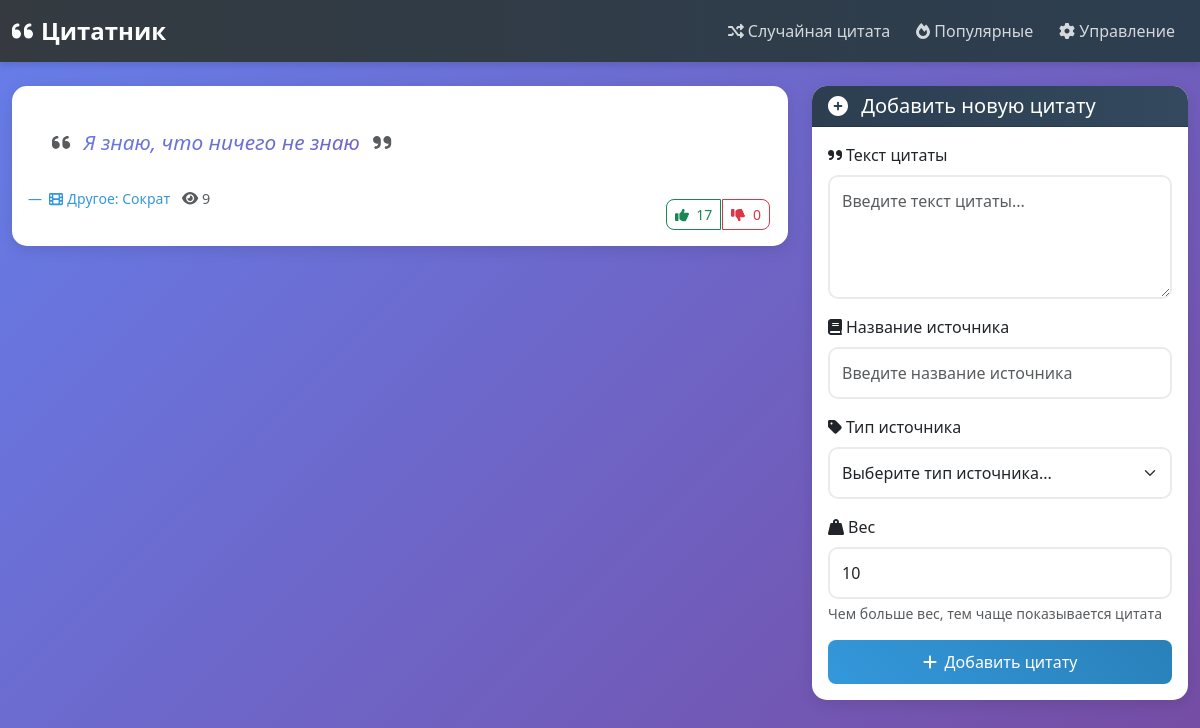
The page /quote/ on the database its author committed.
### quotes/models.py (models this page shows, shortened)
class Quote(models.Model):
    text = models.TextField(verbose_name="Текст цитаты")
    source = models.ForeignKey(Source, on_delete=models.CASCADE, related_name='quotes', verbose_name="Источник",
                               null=False, blank=False)
    weight = models.PositiveIntegerField(default=1, verbose_name="Вес")
    views_count = models.PositiveIntegerField(default=0, verbose_name="Количество просмотров")
    likes = models.PositiveIntegerField(default=0, verbose_name="Лайки")
    dislikes = models.PositiveIntegerField(default=0, verbose_name="Дизлайки")
    created_at = models.DateTimeField(auto_now_add=True)
    class Meta:
        verbose_name = "Цитата"
        verbose_name_plural = "Цитаты"
        unique_together = ['text', 'source']
    def increment_views(self):
        Quote.objects.filter(id=self.id).update(views_count=F('views_count') + 1)
        self.refresh_from_db()

class Source(models.Model):
    SOURCE_TYPES = [
        ('movie', 'Фильм'),
        ('book', 'Книга'),
        ('song', 'Песня'),
        ('other', 'Другое'),
    ]
    name = models.CharField(max_length=200, verbose_name="Название")
    type = models.CharField(max_length=20, choices=SOURCE_TYPES, verbose_name="Тип")
    created_at = models.DateTimeField(auto_now_add=True)
    class Meta:
        unique_together = ['name', 'type']
        verbose_name = "Источник"
        verbose_name_plural = "Источники"
    def __str__(self):
        return f"{self.get_type_display()}: {self.name}"

### quotes/views.py (the view)
# urls.py: path('', views.random_quote_view, name='random_quote'),
def random_quote_view(request):
    last_viewed_quote_id = request.COOKIES.get('last_viewed_quote_id')
    quote = get_random_quote()
    if quote and quote.id != last_viewed_quote_id:
        quote.increment_views()
        request.session['last_viewed_quote_id'] = quote.id
    if request.method == 'POST':
        form = QuoteForm(request.POST)
        if form.is_valid():
            try:
                form.save()
                messages.success(request, 'Цитата успешно добавлена!')
                return redirect('random_quote')
            except Exception as e:
                messages.error(request, f'Ошибка при сохранении: {str(e)}')
        else:
            for field, errors in form.errors.items():
                for error in errors:
                    messages.error(request, f'{error}')
    else:
        form = QuoteForm()
    context = {
        'quote': quote,
        'form': form,
    }
    return render(request, 'quotes/random_quote.html', context)

### quotes/forms.py (shortened to what this page needs)
class QuoteForm(forms.ModelForm):
    source_name = forms.CharField(max_length=200, label="Название источника",
                                  widget=forms.TextInput(attrs={'class': 'form-control'}))
    source_type = forms.ChoiceField(choices=Source.SOURCE_TYPES, label="Тип источника",
                                    widget=forms.Select(attrs={'class': 'form-select'}))
    class Meta:
        model = Quote
        fields = ['text', 'weight']
        widgets = {
            'text': forms.Textarea(attrs={'class': 'form-control', 'rows': 3}),
            'weight': forms.NumberInput(attrs={'class': 'form-control', 'min': 1}),
        }

### quotes/views.py (called while the page is built)
def get_random_quote():
    valid_quotes = Quote.objects.filter(source__isnull=False)
    total_weight = valid_quotes.aggregate(total=Sum('weight'))['total'] or 0
    if total_weight == 0:
        return None
    random_value = random.randint(1, total_weight)
    current = 0
    for quote in valid_quotes:
        current += quote.weight
        if current >= random_value:
            return quote
    return valid_quotes.order_by('?').first()

### quotes/templates/quotes/random_quote.html (shortened to what this page needs)
{% extends 'quotes/index.html' %}
{% block content %}
<div class="row">
    <div class="col-lg-8">
        {% if quote %}
        <div class="card quote-card mb-4">
            <div class="card-body">
                <div class="quote-text">
                    <i class="fas fa-quote-left text-muted me-2"></i>
                    {{ quote.text }}
                    <i class="fas fa-quote-right text-muted ms-2"></i>
                </div>
                <div class="d-flex justify-content-between align-items-center mt-3">
                    <div>
                        <footer class="blockquote-footer quote-source">
                            <i class="fas fa-film me-1"></i>{{ quote.source }}
                            <span class="text-muted quote-views ms-2">
                                <i class="fas fa-eye me-1"></i>{{ quote.views_count }}
                            </span>
                        </footer>
                    </div>
                    <div class="btn-group">
                        <button id="like-btn-{{ quote.id }}" onclick="rateQuote({{ quote.id }}, 'like')"
                                class="btn btn-outline-success btn-sm like-btn">
                            <i class="fas fa-thumbs-up me-1"></i>
                            <span id="likes-count-{{ quote.id }}">{{ quote.likes }}</span>
                        </button>
                        <button id="dislike-btn-{{ quote.id }}" onclick="rateQuote({{ quote.id }}, 'dislike')"
                                class="btn btn-outline-danger btn-sm dislike-btn">
                            <i class="fas fa-thumbs-down me-1"></i>
                            <span id="dislikes-count-{{ quote.id }}">{{ quote.dislikes }}</span>
                        </button>
                    </div>
                </div>
            </div>
        </div>
        {% else %}
        <div class="alert alert-info text-center">
            <i class="fas fa-info-circle me-2"></i>
            Пока нет цитат. Добавьте первую!
        </div>
        {% endif %}
    </div>
    <div class="col-lg-4">
        <div class="card">
            <div class="card-header">
                <h5 class="mb-0">
                    <i class="fas fa-plus-circle me-2"></i>
                    Добавить новую цитату
                </h5>
            </div>
            <div class="card-body">
                <form method="post">
                    <div class="mb-3">
                        <label class="form-label">
                            <i class="fas fa-quote-right me-1"></i>Текст цитаты
                        </label>
                        {{ form.text }}
                    </div>
                    <div class="mb-3">
                        <label class="form-label">
                            <i class="fas fa-book me-1"></i>Название источника
                        </label>
                        <input type="text" name="source_name" class="form-control"
                               placeholder="Введите название источника" required>
                    </div>
                    <div class="mb-3">
                        <label class="form-label">
                            <i class="fas fa-tag me-1"></i>Тип источника
                        </label>
                        <select name="source_type" class="form-select" required>
                            <option value="">Выберите тип источника...</option>
                        </select>
                    </div>
                    <div class="mb-3">
                        <label class="form-label">
                            <i class="fas fa-weight-hanging me-1"></i>Вес
                        </label>
                        {{ form.weight }}
                        <div class="form-text">Чем больше вес, тем чаще показывается цитата</div>
                    </div>
                    <button type="submit" class="btn btn-primary w-100">
                        <i class="fas fa-plus me-2"></i>Добавить цитату
                    </button>
                </form>
            </div>
        </div>
    </div>
</div>
{% endblock %}

### quotes/static/css/custom.css (style rules this page uses)
:root { --primary-color: #2c3e50; --secondary-color: #3498db; --accent-color: #e74c3c; --light-bg: #f8f9fa; --dark-bg: #343a40; --quote-bg: #ffffff; --shadow: 0 4px 6px rgba(0, 0, 0, 0.1); --transition: all 0.3s ease; }
body { background: linear-gradient(135deg, #667eea 0%, #764ba2 100%); min-height: 100vh; font-family: 'Segoe UI', Tahoma, Geneva, Verdana, sans-serif; }
.quote-card { background: var(--quote-bg); border: none; border-radius: 15px; box-shadow: var(--shadow); transition: var(--transition); margin-bottom: 2rem; }
.quote-text { font-size: 1.2rem; line-height: 1.6; color: var(--primary-color); font-style: italic; padding: 1.5rem; }
.quote-source { color: var(--secondary-color); font-weight: 500; }
.quote-views { color: #6c757d; font-size: 0.9rem; }
.btn-primary { background: linear-gradient(45deg, var(--secondary-color), #2980b9); border: none; border-radius: 8px; padding: 10px 25px; transition: var(--transition); }
.card { border: none; border-radius: 15px; box-shadow: var(--shadow); }
.card-header { background: linear-gradient(90deg, var(--primary-color), #34495e); color: white; border-radius: 15px 15px 0 0 !important; font-weight: 600; }
.form-control { border: 2px solid #e9ecef; border-radius: 8px; padding: 12px; transition: var(--transition); }
.form-select { border-radius: 8px; padding: 12px; }
.quote-card { animation: fadeIn 0.6s ease-out; }
.like-btn, .dislike-btn { transition: var(--transition); }
.h1, .h2, .h3, .h4, .h5, .h6, h1, h2, h3, h4, h5, h6 { color: white; }

### quotes/templates/quotes/random_quote.html (style rules this page uses)
.quote-text { font-size: 1.3rem; line-height: 1.6; color: #2c3e50; font-style: italic; padding: 1.5rem; background: linear-gradient(135deg, #667eea 0%, #764ba2 100%); -webkit-background-clip: text; -webkit-text-fill-color: transparent; background-clip: text; }
.card { border: none; border-radius: 15px; box-shadow: 0 4px 15px rgba(0, 0, 0, 0.1); transition: transform 0.3s ease; }
.btn-group .btn { border-radius: 8px; margin: 0 2px; }
.form-control, .form-select { border-radius: 10px; border: 2px solid #e9ecef; transition: all 0.3s ease; }

### rows shown on the page
Quote: text "Я знаю, что ничего не знаю", source "Другое: Сократ", views_count "9", likes "17", dislikes "0"
